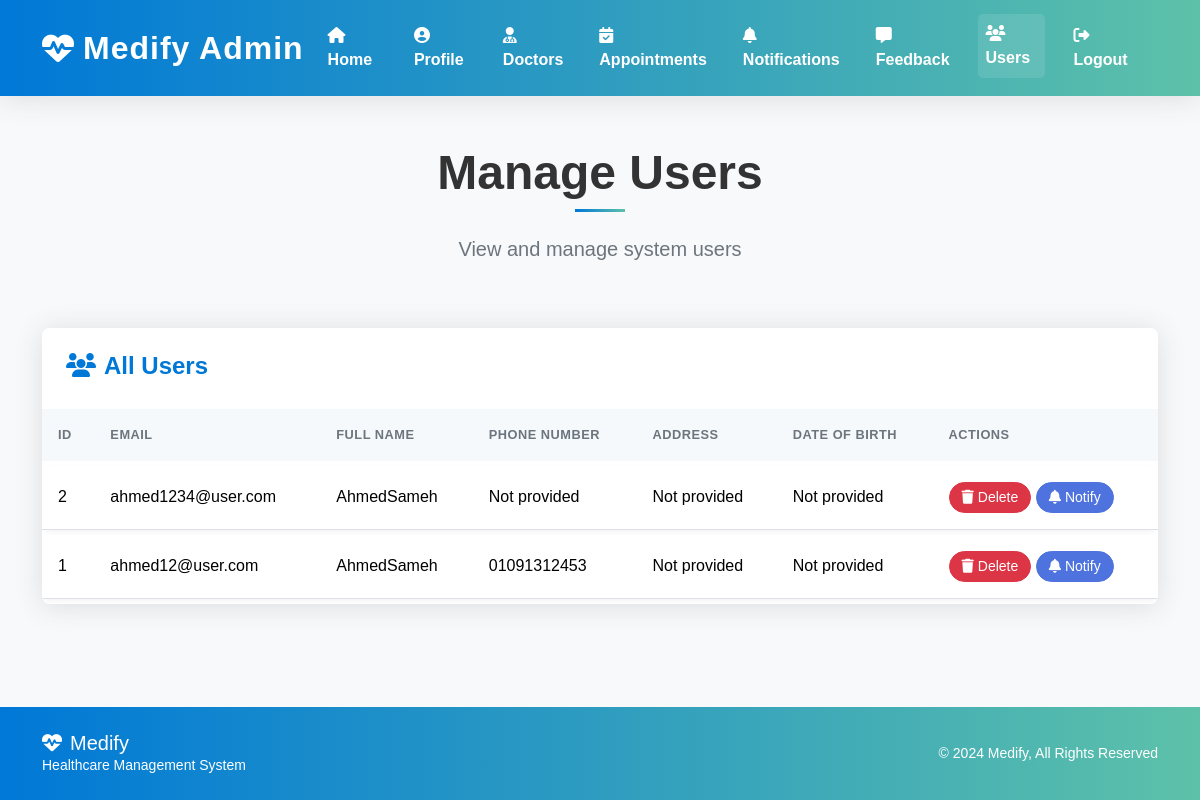
Page /manage_users (signed in) on the committed database.
### tables this page shows
CREATE TABLE users (
            id INTEGER PRIMARY KEY AUTOINCREMENT,
            email TEXT NOT NULL UNIQUE,
            password TEXT NOT NULL,
            full_name TEXT,
            address TEXT,
            date_of_birth TEXT
        , profile_image TEXT DEFAULT '/static/images/avatar.jpg');

CREATE TABLE phone_numbers (
            id INTEGER PRIMARY KEY AUTOINCREMENT,
            email TEXT NOT NULL UNIQUE,
            phone_number TEXT
        );

### app.py (the view)
@app.route('/manage_users')
def manage_users():
    if 'user_type' in session and session['user_type'] == 'admin':
        with sqlite3.connect("users.db") as conn:
            cursor = conn.cursor()
            cursor.execute("""
                SELECT u.id, u.email, u.full_name, u.address, u.date_of_birth, pn.phone_number
                FROM users u
                LEFT JOIN phone_numbers pn ON u.email = pn.email
                ORDER BY u.id DESC
            """)
            users = cursor.fetchall()
            now = datetime.now()
        return render_template('manage_users.html',
                              users=users,
                              now=now)
    return redirect(url_for('login'))

### templates/manage_users.html (shortened to what this page needs)
<!DOCTYPE html>
<html lang="en">
<head>
    <link href="https://cdn.jsdelivr.net/npm/bootstrap@5.3.2/dist/css/bootstrap.min.css" rel="stylesheet">
    <link rel="stylesheet" href="https://cdnjs.cloudflare.com/ajax/libs/font-awesome/6.4.0/css/all.min.css">
    <link href="https://unpkg.com/aos@2.3.1/dist/aos.css" rel="stylesheet">
    <link rel="stylesheet" href="{{ url_for('static', filename='css/unified-style.css') }}">
</head>
<body>
    <nav class="navbar navbar-expand-lg navbar-dark shadow sticky-top">
        <div class="container">
            <a class="navbar-brand d-flex align-items-center" href="{{ url_for('index_admin') }}">
                <i class="fas fa-heartbeat me-2 pulse"></i>
                <span class="fw-bold">Medify Admin</span>
            </a>
            <div class="collapse navbar-collapse" id="navbarNav">
                <ul class="navbar-nav ms-auto">
                    <li class="nav-item"><a class="nav-link" href="{{ url_for('index_admin') }}"><i class="fas fa-home me-1"></i> Home</a></li>
                    <li class="nav-item"><a class="nav-link" href="{{ url_for('profile') }}"><i class="fas fa-user-circle me-1"></i> Profile</a></li>
                    <li class="nav-item"><a class="nav-link" href="{{ url_for('manage_doctors') }}"><i class="fas fa-user-md me-1"></i> Doctors</a></li>
                    <li class="nav-item"><a class="nav-link" href="{{ url_for('manage_appointments') }}"><i class="fas fa-calendar-check me-1"></i> Appointments</a></li>
                    <li class="nav-item"><a class="nav-link" href="{{ url_for('send_notifications') }}"><i class="fas fa-bell me-1"></i> Notifications</a></li>
                    <li class="nav-item"><a class="nav-link" href="{{ url_for('feedback') }}"><i class="fas fa-comment-alt me-1"></i> Feedback</a></li>
                    <li class="nav-item"><a class="nav-link active" href="{{ url_for('manage_users') }}"><i class="fas fa-users me-1"></i> Users</a></li>
                    <li class="nav-item"><a class="nav-link" href="/logout"><i class="fas fa-sign-out-alt me-1"></i> Logout</a></li>
                </ul>
            </div>
        </div>
    </nav>
    <main>
        <section class="py-5">
            <div class="container">
                <div class="row mb-5">
                    <div class="col-lg-8 mx-auto text-center" data-aos="fade-up">
                        <h1 class="section-heading display-5 fw-bold">Manage Users</h1>
                        <p class="lead text-secondary">View and manage system users</p>
                    </div>
                </div>
                <div class="card shadow border-0 overflow-hidden" data-aos="fade-up" data-aos-delay="200">
                    <div class="card-header bg-white p-4 border-0">
                        <h4 class="mb-0 text-primary fw-bold"><i class="fas fa-users me-2"></i>All Users</h4>
                    </div>
                    <div class="table-responsive">
                        <table class="table table-hover mb-0">
                            <thead class="table-light">
                                <tr>
                                    <th>ID</th>
                                    <th>Email</th>
                                    <th>Full Name</th>
                                    <th>Phone Number</th>
                                    <th>Address</th>
                                    <th>Date of Birth</th>
                                    <th>Actions</th>
                                </tr>
                            </thead>
                            <tbody>
                                {% if users and users|length > 0 %}
                                {% for user in users %}
                                <tr>
                                    <td>{{ user[0] }}</td>
                                    <td>{{ user[1] }}</td>
                                    <td>{{ user[2] if user[2] else 'Not provided' }}</td>
                                    <td>{{ user[5] if user[5] else 'Not provided' }}</td>
                                    <td>{{ user[3] if user[3] else 'Not provided' }}</td>
                                    <td>{{ user[4] if user[4] else 'Not provided' }}</td>
                                    <td>
                                        <form action="{{ url_for('delete_user') }}" method="POST" class="d-inline">
                                            <button type="submit" class="btn btn-sm btn-danger">
                                                <i class="fas fa-trash me-1"></i>Delete
                                            </button>
                                        </form>
                                        <button class="btn btn-sm btn-primary send-notification-btn" data-bs-toggle="modal" data-bs-target="#notificationModal" data-email="{{ user[1] }}">
                                            <i class="fas fa-bell me-1"></i>Notify
                                        </button>
                                    </td>
                                </tr>
                                {% endfor %}
                                {% else %}
                                <tr>
                                    <td colspan="5" class="text-center py-4">No users available</td>
                                </tr>
                                {% endif %}
                            </tbody>
                        </table>
                    </div>
                </div>
            </div>
        </section>
    </main>
    <footer class="text-white text-center py-4">
        <div class="container">
            <div class="row align-items-center">
                <div class="col-md-6 text-center text-md-start mb-3 mb-md-0">
                    <h5 class="mb-0"><i class="fas fa-heartbeat me-2"></i>Medify</h5>
                    <p class="mb-0 small">Healthcare Management System</p>
                </div>
                <div class="col-md-6 text-center text-md-end">
                    <p class="mb-0 small">&copy; 2024 Medify, All Rights Reserved</p>
                </div>
            </div>
        </div>
    </footer>
</body>
</html>

### static/css/unified-style.css (style rules this page uses)
:root { --primary-color: #0078d7; --secondary-color: #4eb1f5; --accent-color: #5dc1a9; --light-bg: #f5f9fc; --text-color: #333333; --text-muted: #6c757d; --card-bg: #ffffff; --body-bg: #f8f9fa; --border-color: rgba(0, 0, 0, 0.1); --navbar-bg: linear-gradient(to right, #0078d7, #5dc1a9); --hero-overlay: rgba(255, 255, 255, 0.8); --pattern-opacity: 0.5; --dropdown-text: #333; --link-color: #0078d7; --nav-link-color: #ffffff; --form-label: #495057; --card-shadow: 0 5px 15px rgba(0, 0, 0, 0.05); --success-color: #28a745; --info-color: #17a2b8; --warning-color: #ffc107; --danger-color: #dc3545; --text-shadow: 0 0 10px rgba(0, 0, 0, 0.2); --heading-glow: 0 0 10px rgba(0, 120, 215, 0.6); --section-text-color: #333333; --primary: #4e73df; --primary-light: #eaedff; --secondary: #6c757d; --success: #1cc88a; --success-light: #e6fff0; --danger: #e74a3b; --danger-light: #ffeded; --warning: #f6c23e; --warning-light: #fff9e6; --info: #36b9cc; --info-light: #e6f7ff; --dark: #5a5c69; --white: #ffffff; }
body { font-family: 'Poppins', sans-serif; background-color: var(--body-bg); color: var(--text-color); min-height: 100vh; display: flex; flex-direction: column; }
main { flex: 1; }
.navbar { background: var(--navbar-bg); box-shadow: 0 4px 12px rgba(0, 0, 0, 0.2); padding: 1rem 1.5rem; transition: all 0.3s ease-in-out; position: sticky; top: 0; z-index: 1000; }
.navbar-brand { font-size: 2rem; color: #ffffff !important; font-weight: bold; letter-spacing: 1px; }
.navbar-nav .nav-link { color: var(--nav-link-color) !important; font-weight: 600; margin-right: 20px; padding: 8px 15px; border-radius: 5px; transition: all 0.3s ease; }
.navbar-nav .nav-link.active, .navbar-nav .nav-link:hover { background-color: rgba(255, 255, 255, 0.1); color: #ffffff !important; transform: translateY(-2px); }
.navbar-nav .nav-link i { margin-right: 0.5rem; }
section { padding: 80px 0; animation: fadeIn 0.8s ease-in-out; }
.section-heading { position: relative; margin-bottom: 2rem; color: var(--section-text-color); font-weight: 700; text-align: center; }
.section-heading::after { content: ''; position: absolute; bottom: -10px; left: 50%; transform: translateX(-50%); width: 50px; height: 3px; background: linear-gradient(to right, var(--primary-color), var(--accent-color)); }
.card { border: none; border-radius: 15px; box-shadow: var(--card-shadow); transition: transform 0.3s ease, box-shadow 0.3s ease; overflow: hidden; margin-bottom: 20px; }
.card-header { background-color: #fff; border-bottom: 1px solid var(--border-color); font-weight: 700; padding: 1rem 1.25rem; }
.btn { border-radius: 50rem; padding: 0.5rem 1.25rem; font-weight: 500; transition: all 0.3s ease; }
.btn-primary { background-color: var(--primary); border-color: var(--primary); }
.btn-sm { padding: 0.25rem 0.75rem; font-size: 0.875rem; }
.table { border-collapse: separate; border-spacing: 0 5px; }
.table thead th { border-bottom: none; background-color: var(--light-bg); color: var(--text-muted); text-transform: uppercase; font-size: 0.8rem; font-weight: 600; letter-spacing: 0.5px; padding: 1rem; }
.table tbody tr { background-color: var(--card-bg); margin-bottom: 10px; border-radius: 8px; box-shadow: 0 2px 5px rgba(0, 0, 0, 0.05); transition: all 0.2s ease; }
.table td, .table th { padding: 1rem; vertical-align: middle; }
.text-primary { color: var(--primary-color) !important; }
footer { background: var(--navbar-bg); color: #ffffff; padding: 20px 0; text-align: center; }
.navbar-dark .navbar-nav .nav-link { color: rgba(255, 255, 255, 0.8); }
.navbar-dark .navbar-nav .nav-link.active, .navbar-dark .navbar-nav .nav-link:hover { color: var(--white); }
.navbar-dark .navbar-brand .pulse { animation: pulse 1.5s infinite; }
.card { border: none; border-radius: 0.5rem; overflow: hidden; }
.shadow { box-shadow: 0 0.15rem 1.75rem 0 rgba(58, 59, 69, 0.15) !important; }
.card-header { font-weight: bold; border-bottom: 1px solid rgba(0, 0, 0, 0.05); }
footer { background-color: var(--primary); margin-top: auto; }
.table th { font-weight: 600; }

### rows in the picture
users: id "2", email "ahmed1234@user.com", full_name "AhmedSameh", phone_number "Not provided", user "Not provided"
users: id "1", email "ahmed12@user.com", full_name "AhmedSameh", phone_number "01091312453", address "Not provided", date_of_birth "Not provided"
